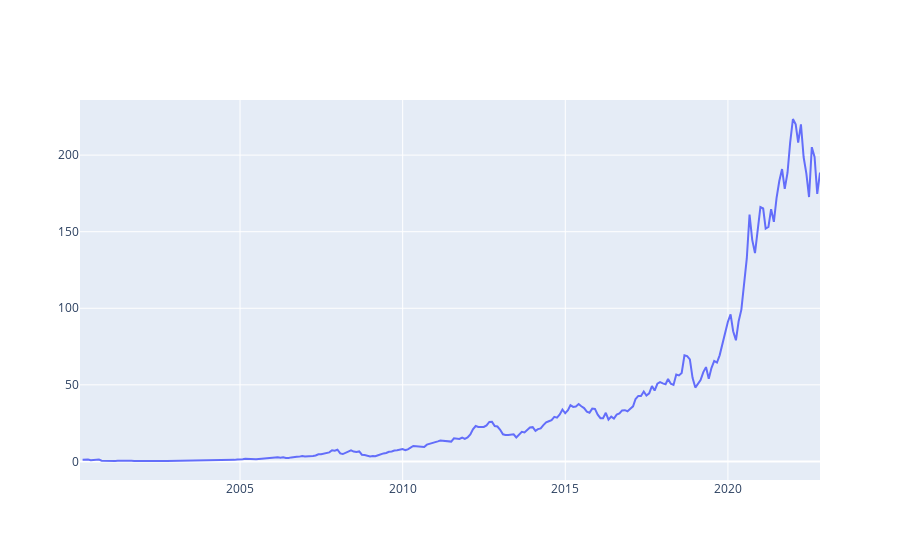

Notebook code cell kept with this figure:
### Code cell
# A prettier picture with hoverdata
import plotly.graph_objects as go
trace1= go.Scatter(x=ret.index.to_timestamp("M"), y=(1+ret).cumprod(), mode="lines")
fig = go.Figure()
fig.add_trace(trace1)
fig.show()

### Figure 1 — Plotly figure (JSON) as saved in the notebook; plotly's stock layout.template omitted (floating-point values rounded to 4 significant figures; data arrays with more than 128 entries replaced by an {"elided": "..."} marker saying what was removed)
{"data": [{"mode": "lines", "type": "scatter", "x": {"elided": "274 str values"}, "y": {"elided": "274 float values"}}], "layout": {}}
